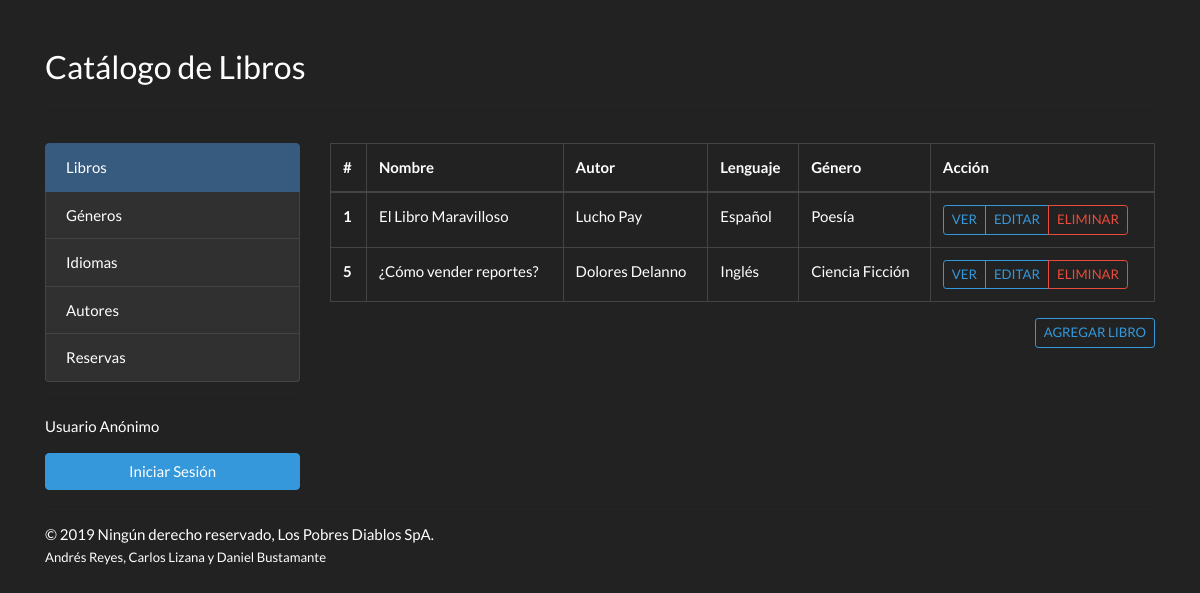
The page / on the database its author committed.
### catalog/models.py (models this page shows, shortened)
class Book(models.Model):
    title = models.CharField(max_length=50)
    author = models.ForeignKey(Author, on_delete=models.SET_NULL, null=True)
    summary = models.TextField(max_length=1000)
    imprint = models.CharField(max_length=100)
    isbn = models.CharField(max_length=13)
    genre = models.ForeignKey(Genre, on_delete=models.SET_NULL, null=True)
    language = models.ForeignKey(Language, on_delete=models.SET_NULL, null=True)

class Author(models.Model):
    first_name = models.CharField(max_length=100)
    last_name = models.CharField(max_length=100)
    date_of_birth = models.DateField(null=True, blank=True)
    date_of_death = models.DateField('Died', null=True, blank=True)
    class Meta:
        ordering = ['last_name', 'first_name']

class Language(models.Model):
    name = models.CharField(max_length=100)

class Genre(models.Model):
    name = models.CharField(max_length=30)

### catalog/views.py (the view)
# urls.py: url(r'^$', BookList.as_view(), name='books_list'),
class BookList(ListView):
    queryset = Book.objects.order_by('id')
    template_name = 'books/books_list.html'

### catalog/templates/books/books_list.html (shortened to what this page needs)
<!doctype html>
<html lang="en">
<head>
    <link rel="stylesheet" href="https://stackpath.bootstrapcdn.com/bootswatch/4.3.1/darkly/bootstrap.min.css"/>
</head>
<body>
<div class="container">
    <div class="row">
        <div class="col pt-5">
            <h3>Catálogo de Libros</h3>
        </div>
    </div>
    <hr class="pb-3"/>
    <div class="row">
        <div class="col-lg-3 order-2 order-lg-1">
            <div class="list-group">
                <a href="{% url 'catalog:books_list' %}" class="list-group-item list-group-item-action active">Libros</a>
                <a href="{% url 'catalog:genres_list' %}" class="list-group-item list-group-item-action">Géneros</a>
                <a href="{% url 'catalog:languages_list' %}" class="list-group-item list-group-item-action">Idiomas</a>
                <a href="{% url 'catalog:authors_list' %}" class="list-group-item list-group-item-action">Autores</a>
                <a href="{% url 'catalog:reservations_list' %}" class="list-group-item list-group-item-action">Reservas</a>
            </div>
        <hr />
            {% if user.is_authenticated %}
              Hola {{ user.username }}!
              <p><a class="btn btn-block btn-info"  href="{% url 'logout' %}"><i class="fad fa-user"></i> Cerrar Sesión</a></p>
            {% else %}
              <p>Usuario Anónimo</p>
              <a class="btn btn-block btn-info" href="{% url 'login' %}"> Iniciar Sesión</a>
            {% endif %}
        </div>
        <div class="col-lg-9 order-1 order-lg-2">
            <table class="table table-bordered table-hover">
                <thead>
                <tr>
                    <th scope="col">#</th>
                    <th scope="col">Nombre</th>
                    <th scope="col">Autor</th>
                    <th scope="col">Lenguaje</th>
                    <th scope="col">Género</th>
                    <th scope="col">Acción</th>
                </tr>
                </thead>
                <tbody>
                {% if object_list %}
                    {% for book in object_list %}
                        <tr>
                            <th scope="row">{{ book.id }}</th>
                            <td>{{ book.title }}</td>
                            <td>{{ book.author.first_name }} {{ book.author.last_name }}</td>
                            <td>{{ book.language.name }}</td>
                            <td>{{ book.genre.name }}</td>
                            <td>
                                <div class="btn-group" role="group" aria-label="Basic example">
                                    <a href="{% url 'catalog:books_detail' book.id %}" class="btn btn-sm btn-outline-info float-right text-uppercase">Ver </a>
                                    <a href="{% url 'catalog:books_update' book.id %}" class="btn btn-sm btn-outline-info float-right text-uppercase">Editar </a>
                                    <a href="{% url 'catalog:books_delete' book.id %}" class="btn btn-sm btn-outline-danger float-right text-uppercase">Eliminar </a>
                                </div>
                            </td>
                        </tr>
                    {% endfor %}
                {% else %}
                    <tr>
                        <td colspan="6">
                            No hay Libros Registrados
                        </td>
                    </tr>
                {% endif %}
                </tbody>
            </table>
            <a href="{% url 'catalog:books_create' %}"
               class="btn btn-sm btn-outline-info float-right text-uppercase mb-3">Agregar
                Libro </a>
        </div>
    </div>
    <hr/>
    &copy; 2019 Ningún derecho reservado, Los Pobres Diablos SpA.<br><small>Andrés Reyes, Carlos Lizana y Daniel
    Bustamante</small>
</div>
</body>
</html>

### rows shown on the page
Book: id "1", title "El Libro Maravilloso", author.first_name "Lucho", author.last_name "Pay", language.name "Español", genre.name "Poesía"
Book: id "5", title "¿Cómo vender reportes?", author.first_name "Dolores", author.last_name "Delanno", language.name "Inglés", genre.name "Ciencia Ficción"
